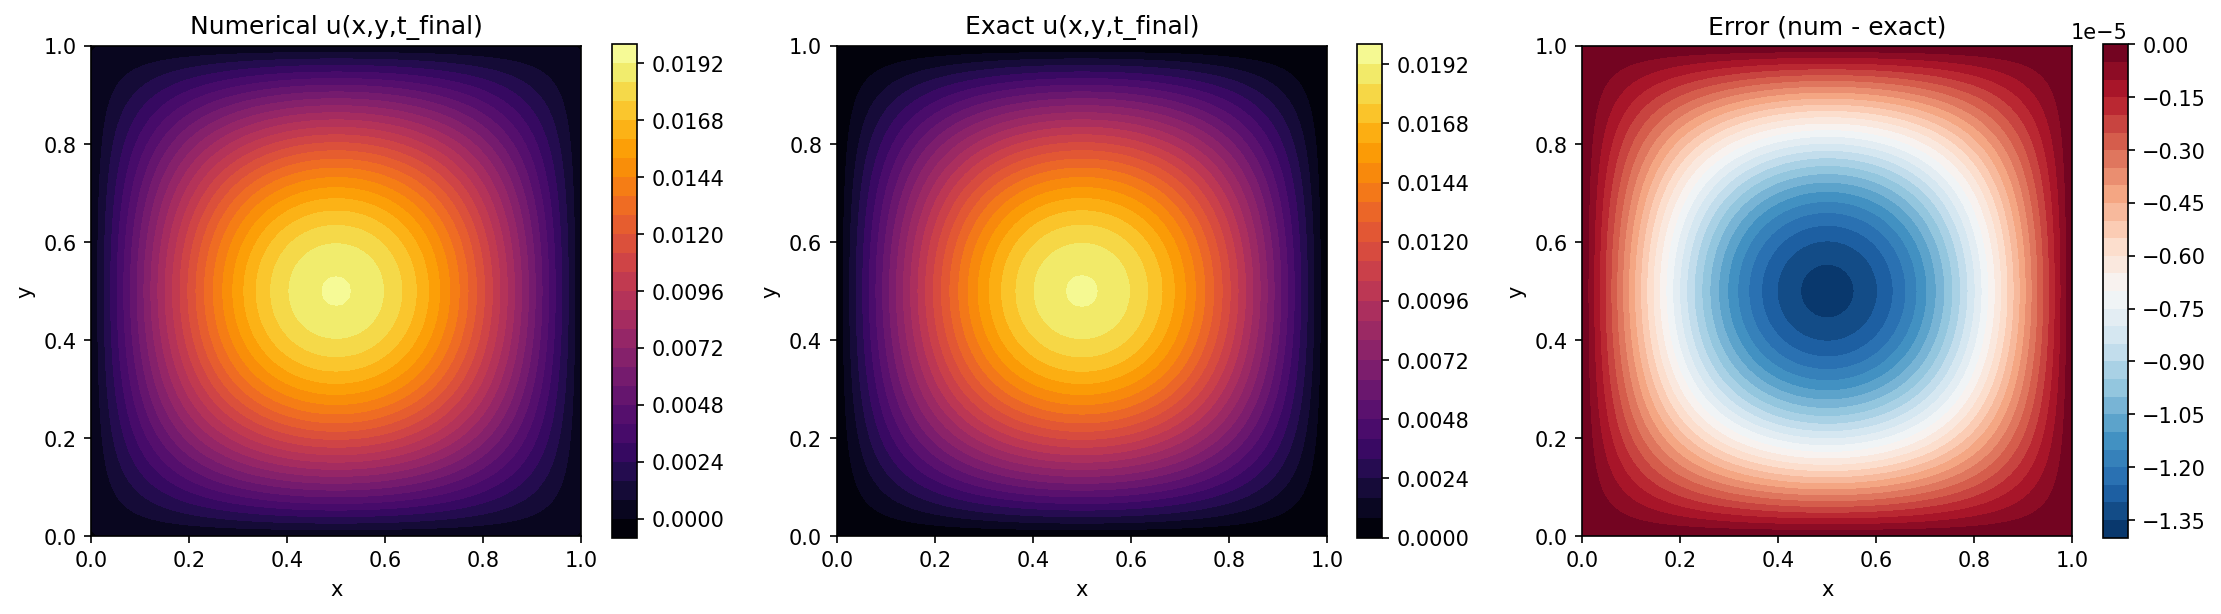

Reproduce this figure in Python.
import numpy as np
import matplotlib.pyplot as plt

from findiff import FinDiff


def main():
	# Physical and numerical parameters
	kappa = 1.0  # thermal diffusivity
	nx, ny = 81, 81
	x = np.linspace(0.0, 1.0, nx)
	y = np.linspace(0.0, 1.0, ny)
	dx, dy = x[1] - x[0], y[1] - y[0]

	# Explicit FTCS stability for diffusion:
	# dt <= 1 / (2*kappa*(1/dx^2 + 1/dy^2))
	# For dx = dy = h this reduces to dt <= h^2 / (4*kappa).
	dt_stable = 1.0 / (2.0 * kappa * (1.0 / dx**2 + 1.0 / dy**2))
	dt = 0.8 * dt_stable  # a bit below the limit for safety
	t_final = 0.2
	n_steps = int(np.ceil(t_final / dt))
	dt = t_final / n_steps  # snap dt to land exactly on t_final

	X, Y = np.meshgrid(x, y, indexing="ij")

	# Initial condition: smooth bump satisfying Dirichlet zeros on boundary
	u = np.sin(np.pi * X) * np.sin(np.pi * Y)

	# Dirichlet boundary values (here zero)
	u_bc = np.zeros_like(u)

	# Spatial operators
	lap = FinDiff(0, dx, 2) + FinDiff(1, dy, 2)

	times = [0.0]
	energies = [np.linalg.norm(u)]
	snapshots = []
	snapshot_times = []
	snapshot_every = max(1, n_steps // 100)

	for step in range(n_steps):
		# Impose Dirichlet boundaries
		u[0, :] = u_bc[0, :]
		u[-1, :] = u_bc[-1, :]
		u[:, 0] = u_bc[:, 0]
		u[:, -1] = u_bc[:, -1]

		# Explicit FTCS update: u^{n+1} = u^n + dt * kappa * Lap u^n
		u_new = u + dt * kappa * lap(u)

		u = u_new
		times.append((step + 1) * dt)
		energies.append(np.linalg.norm(u))

		# store snapshots for animation
		if (step + 1) % snapshot_every == 0 or step == n_steps - 1:
			snapshots.append(u.copy())
			snapshot_times.append((step + 1) * dt)

	# Exact solution for this IC: u(x,y,t) = exp(-2 pi^2 kappa t) sin(pi x) sin(pi y)
	u_exact = np.exp(-2 * np.pi**2 * kappa * t_final) * np.sin(np.pi * X) * np.sin(np.pi * Y)

	error = u - u_exact
	l2_rel = np.linalg.norm(error) / np.linalg.norm(u_exact)
	linf = np.max(np.abs(error))

	fig, axes = plt.subplots(1, 3, figsize=(15, 4))
	im0 = axes[0].contourf(X, Y, u, levels=30, cmap="inferno")
	axes[0].set_title("Numerical u(x,y,t_final)")
	axes[0].set_xlabel("x")
	axes[0].set_ylabel("y")
	axes[0].set_aspect("equal")
	plt.colorbar(im0, ax=axes[0])

	im1 = axes[1].contourf(X, Y, u_exact, levels=30, cmap="inferno")
	axes[1].set_title("Exact u(x,y,t_final)")
	axes[1].set_xlabel("x")
	axes[1].set_ylabel("y")
	axes[1].set_aspect("equal")
	plt.colorbar(im1, ax=axes[1])

	im2 = axes[2].contourf(X, Y, error, levels=30, cmap="RdBu_r")
	axes[2].set_title("Error (num - exact)")
	axes[2].set_xlabel("x")
	axes[2].set_ylabel("y")
	axes[2].set_aspect("equal")
	plt.colorbar(im2, ax=axes[2])

	plt.tight_layout()
	plt.savefig("heat_rectangular_dirichlet.png", dpi=150, bbox_inches="tight")
	plt.show()

	# Energy decay plot
	plt.figure(figsize=(5, 3))
	plt.plot(times, energies, label="||u||_2")
	plt.xlabel("time")
	plt.ylabel("L2 norm")
	plt.title("Energy decay")
	plt.grid(True, alpha=0.3)
	plt.tight_layout()
	plt.savefig("heat_rectangular_dirichlet_energy.png", dpi=150, bbox_inches="tight")
	plt.show()

	# Animation of solution evolution (use imshow for stable blitting)
	from matplotlib import animation

	fig_anim, ax_anim = plt.subplots(figsize=(5, 4))
	im = ax_anim.imshow(
		snapshots[0],
		extent=(0, 1, 0, 1),
		origin="lower",
		cmap="inferno",
		aspect="auto",
		vmin=min(np.min(s) for s in snapshots),
		vmax=max(np.max(s) for s in snapshots),
	)
	cb = plt.colorbar(im, ax=ax_anim)
	text_t = ax_anim.text(0.02, 1.02, f"t={snapshot_times[0]:.3f}", transform=ax_anim.transAxes)
	ax_anim.set_xlabel("x")
	ax_anim.set_ylabel("y")
	ax_anim.set_title("Heat equation evolution")

	def animate(i):
		im.set_data(snapshots[i])
		text_t.set_text(f"t={snapshot_times[i]:.3f}")
		return [im, text_t]

	anim = animation.FuncAnimation(
		fig_anim,
		animate,
		frames=len(snapshots),
		interval=80,
		blit=True,
		repeat=False,
	)

	anim.save("heat_rectangular_dirichlet_anim.mp4", writer="ffmpeg", dpi=120)
	plt.close(fig_anim)

	print("=== Heat equation (Dirichlet) ===")
	print(f"Grid: {nx} x {ny}, dx={dx:.4f}, dy={dy:.4f}")
	print(f"kappa={kappa}, dt={dt:.4e}, steps={n_steps}, CFL limit={dt_stable:.4e}")
	print(f"t_final={t_final}")
	print(f"Relative L2 error: {l2_rel:.3e}")
	print(f"Max error (L-inf): {linf:.3e}")
	print("Saved: heat_rectangular_dirichlet.png, heat_rectangular_dirichlet_energy.png")


if __name__ == "__main__":
	main()
